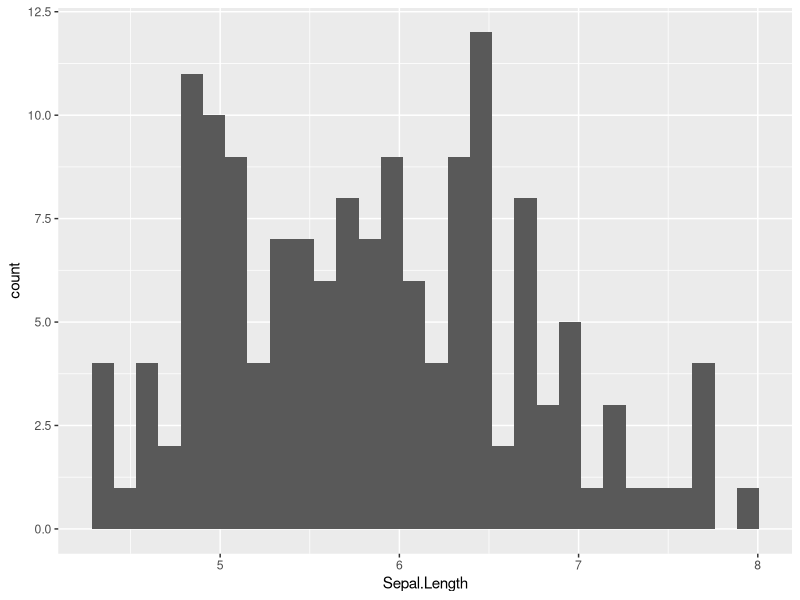
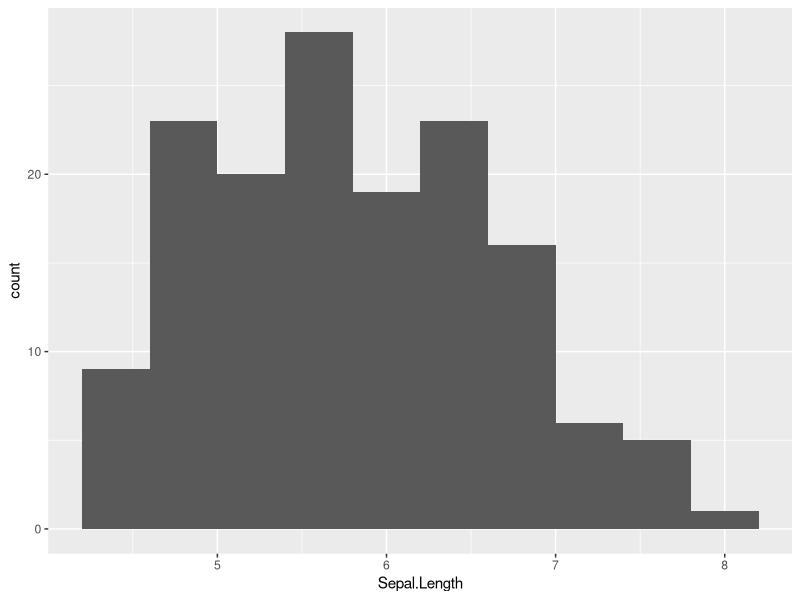
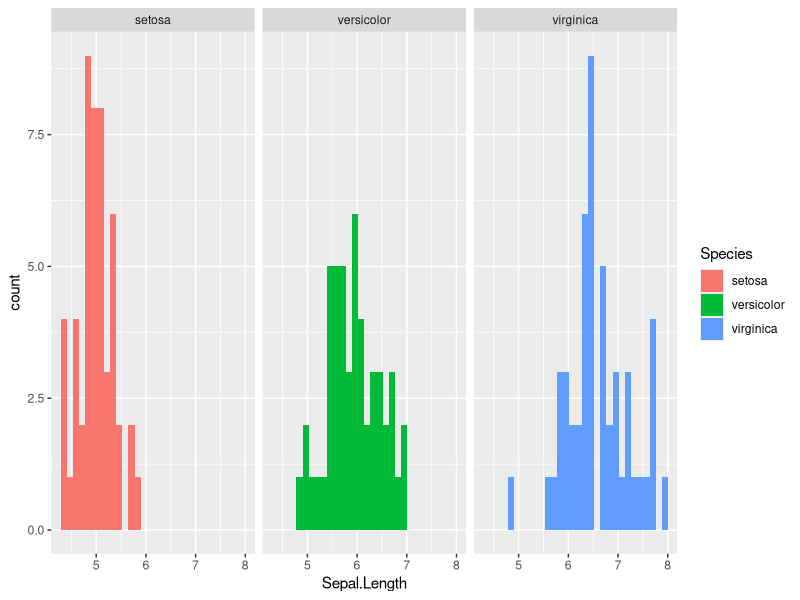
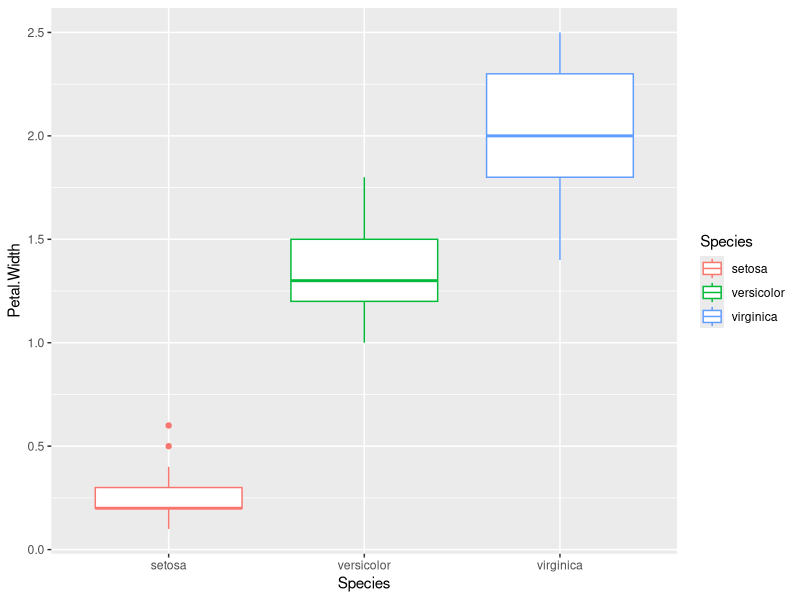
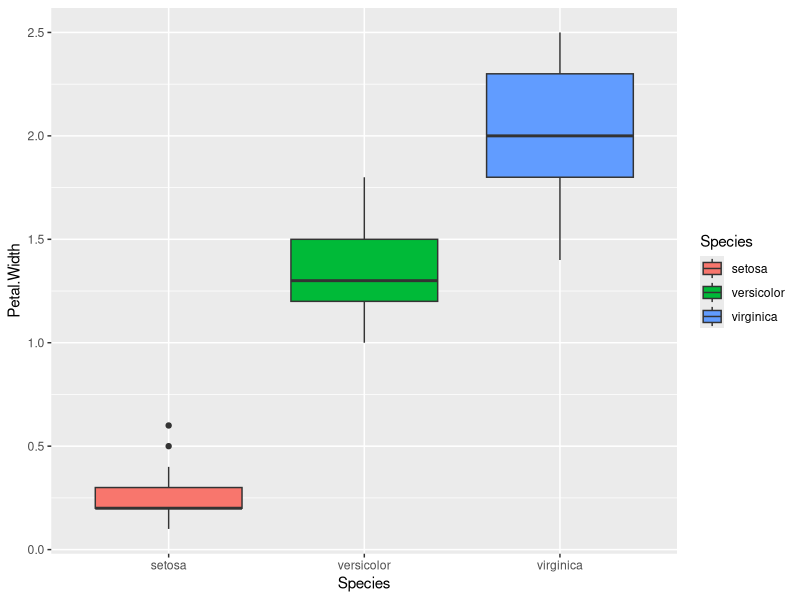
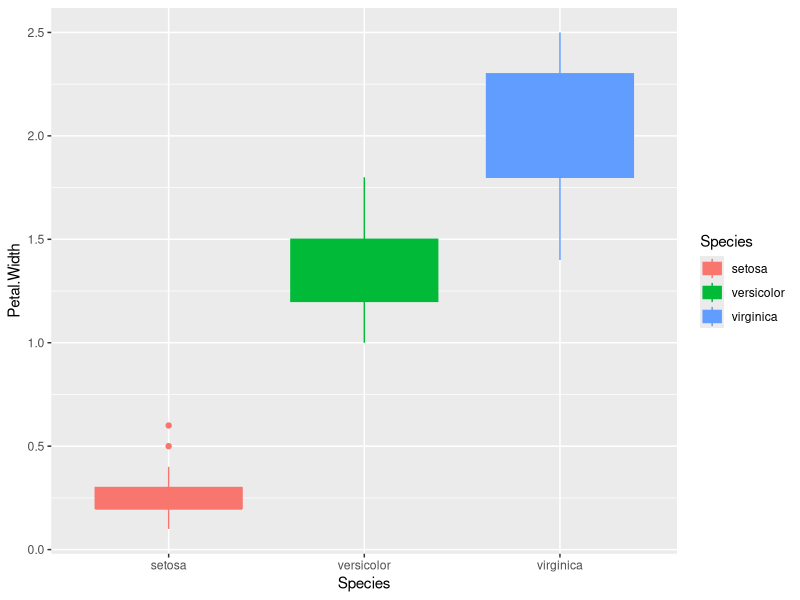
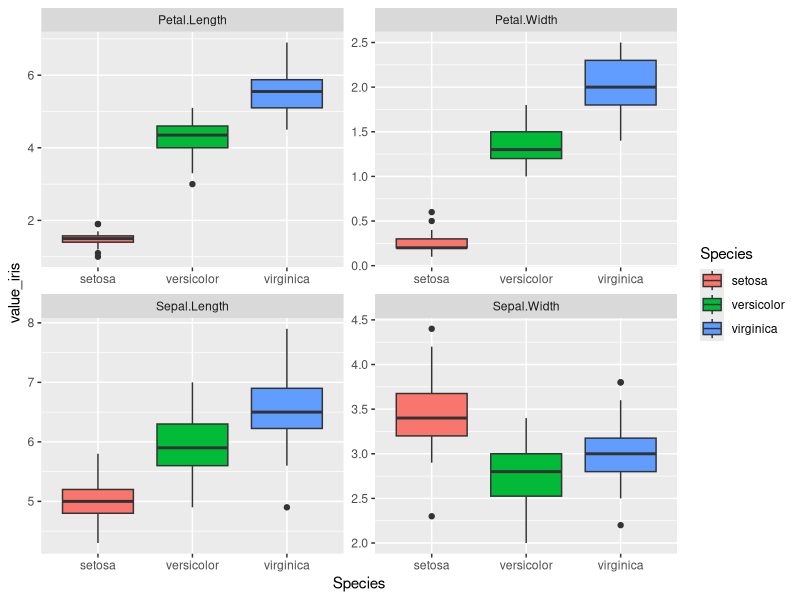
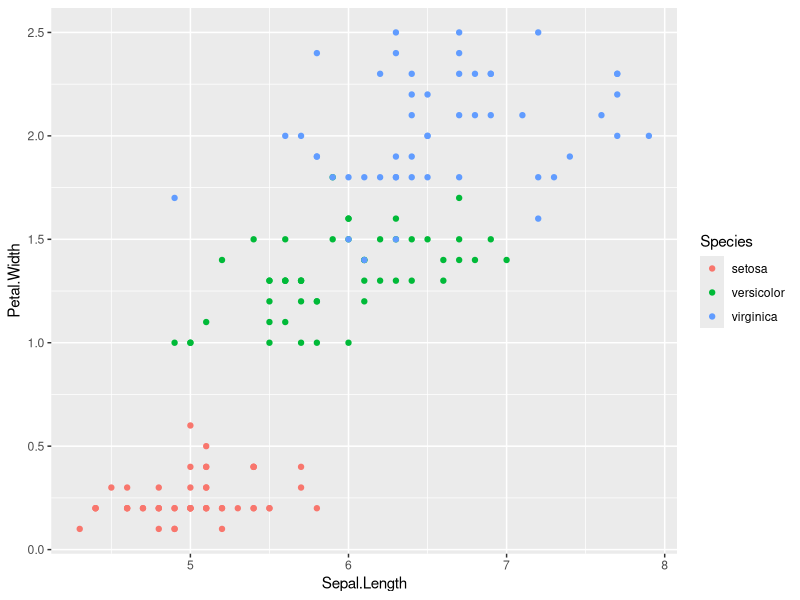

Recreate these plots in R, in order.
## ---- chunk 1
knitr::opts_chunk$set(echo = TRUE)
#knitr::opts_chunk$set(fig.width=5, fig.height=2.5) 

library(knitr)
library(tidyverse)
library(broom)
iris

mtcars2 <- mtcars 

mtcars2$cars <- row.names(mtcars)

mtcars2 <- mtcars2 %>% select(-vs,-am,-gear,-carb)

mtcarsNew <- mtcars2 %>% gather(attribute, value, mpg:qsec)


## ---- chunk 2


kable(iris %>% sample_n(6), row.names = FALSE)


## ---- chunk 3

head(iris, n=2)


iris %>% head( n=2)

## ---- chunk 4

kable(iris %>% filter(Species == "virginica") %>% sample_n(4), row.names = FALSE)


## ---- chunk 5

kable(iris %>% filter(Species == "virginica", Sepal.Length > 7.5), row.names = FALSE)

## ---- chunk 6

kable(iris %>% select(Species, Petal.Length), row.names = FALSE)

## ---- chunk 7

kable(iris %>% select(-Species), row.names = FALSE)

## ---- chunk 8

kable(iris %>% 
	filter(Species == "virginica", Sepal.Width > 3.5) %>% 
	select(Petal.Width), row.names = FALSE)

## ---- chunk 9

kable(iris %>% mutate(Sepal.Area = Sepal.Width * Sepal.Length) %>% select(-Sepal.Length, -Sepal.Width), row.names = FALSE,padding = 0)

## ---- chunk 10

kable(iris %>% 
	mutate(Sepal.Area = Sepal.Width * Sepal.Length) %>% 
	filter(Sepal.Area < 15) %>% 
	arrange(Sepal.Area) %>%
  select(-Sepal.Length, -Sepal.Width)
, row.names = FALSE,padding = 0)

## ---- chunk 11

kable(iris %>% 
	mutate(Sepal.Area = Sepal.Width * Sepal.Length) %>% 
	filter(Sepal.Area < 15) %>% 
	summarise(count=n(), mean=mean(Sepal.Area)), row.names = FALSE,padding = 0)

## ---- chunk 12

kable(iris %>% 
	mutate(Sepal.Area = Sepal.Width * Sepal.Length) %>% 
	filter(Sepal.Area < 15) %>% group_by(Species) %>% 
	summarise(count=n(), mean=mean(Sepal.Area)), row.names = FALSE,padding = 0)

## ---- chunk 13
kable(iris %>% sample_n(6), row.names = FALSE)
## ---- chunk 14
iris_long <- iris %>% gather(measurement, value_iris,Sepal.Length:Petal.Width) 


kable(iris_long %>% sample_n(5), row.names = FALSE,padding = 0)

## ---- chunk 15
mtcarsSpread <- mtcarsNew %>% spread(attribute, value)


kable(mtcarsNew %>% sample_n(5), row.names = FALSE,padding = 0)


kable(mtcarsSpread %>% sample_n(5), row.names = FALSE,padding = 0)

## ---- chunk 16
ggplot(iris,aes(x=Sepal.Length)) + 
  geom_histogram()

## ---- chunk 17
ggplot(iris,aes(x=Sepal.Length)) + 
  geom_histogram(bins = 10)

## ---- chunk 18
ggplot(iris,aes(x=Sepal.Length, 
                fill=Species)) + 
  geom_histogram() + facet_wrap(~Species)

## ---- chunk 19
ggplot(iris,aes(x=Species, y=Petal.Width, 
                color=Species)) + 
  geom_boxplot() 
## ---- chunk 20
ggplot(iris,aes(x=Species, y=Petal.Width, 
                fill=Species)) + 
  geom_boxplot() 
## ---- chunk 21
ggplot(iris,aes(x=Species, y=Petal.Width,
color=Species ,fill=Species)) + 
  geom_boxplot() 
## ---- chunk 22
ggplot(iris_long,aes(x=Species, y=value_iris,
    fill=Species)) + geom_boxplot() + 
  facet_wrap(~measurement, scales = 'free') 
## ---- chunk 23

ggplot(iris,aes(x=Sepal.Length, y=Petal.Width, 
                color=Species)) +
  geom_point() 

## ---- chunk 24

ggplot(iris,aes(x=Sepal.Length, y=Petal.Width, 
                color=Species, shape=Species)) +
  geom_point() 

## ---- chunk 25
fit <- lm(Sepal.Length ~ Sepal.Width + 
            Petal.Length + Petal.Width, data = iris)
#summary(fit)
## ---- chunk 26
kable(tidy(fit))

## ---- chunk 27
regressions <- iris %>% 
  group_by(Species) %>% 
  do(fit=lm(Sepal.Length ~ Sepal.Width + 
            Petal.Length + Petal.Width, data = .))

## ---- chunk 28
regressions
